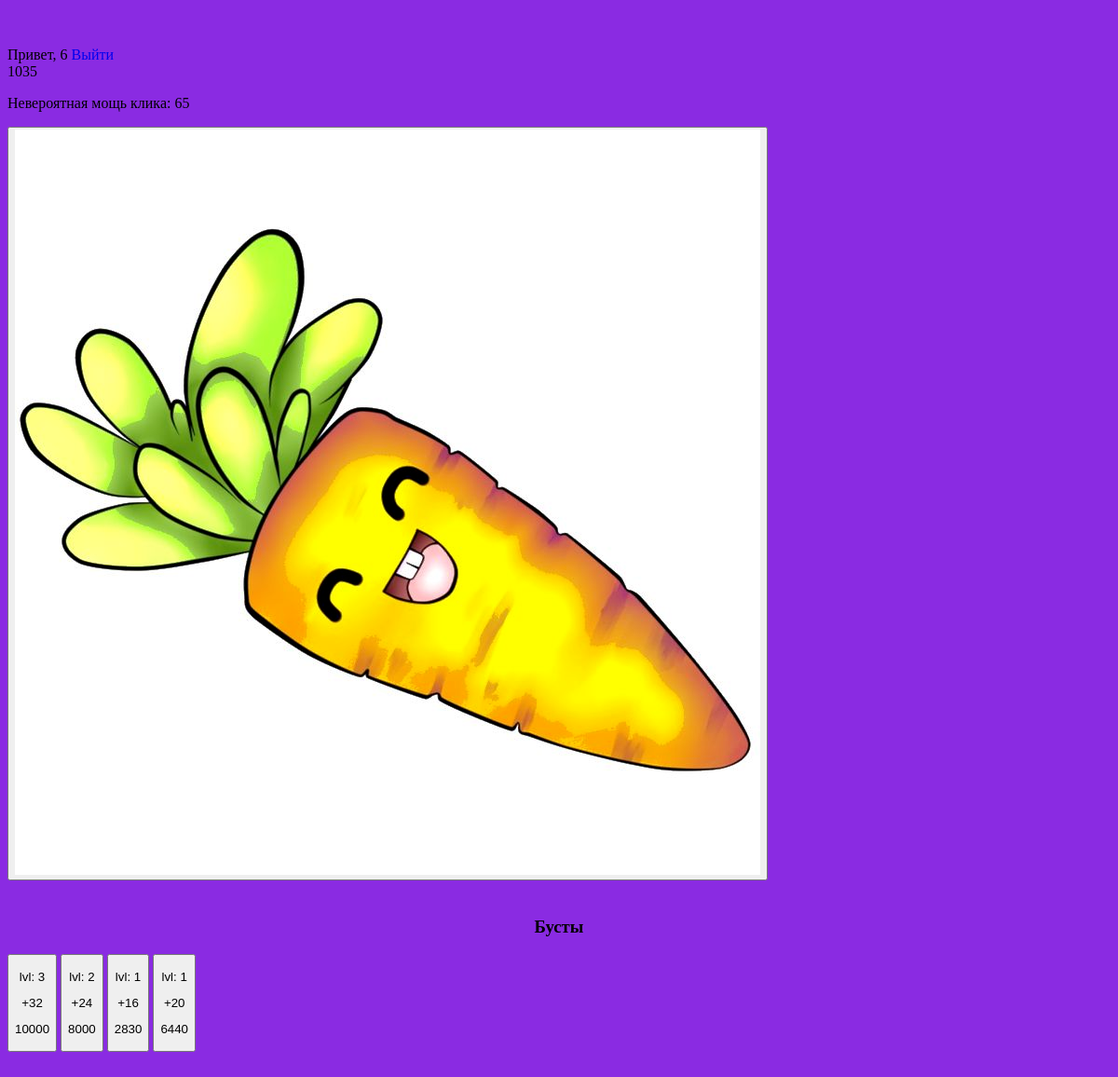
The page /app/ (signed in) on the database its author committed.
### backend/models.py (models this page shows, shortened)
class Core(models.Model):
    user = models.OneToOneField(User, null=False, on_delete=models.CASCADE)
    coins = models.IntegerField(default=0)
    click_power = models.IntegerField(default=1)
    level = models.IntegerField(default=1)

class Boost(models.Model):
    core = models.ForeignKey(Core, null=False, on_delete=models.CASCADE)
    lvl = models.IntegerField(default=0)
    price = models.IntegerField(default=10)
    power = models.IntegerField(default=1)

### myapp/views.py (the view)
# urls.py: path('', index, name='index'),
def index(request):
    coreModel = apps.get_model('backend', 'Core')
    boostsModel = apps.get_model('backend', 'Boost')
    core = get_object_or_404(coreModel, user=request.user)
    boosts = boostsModel.objects.filter(core=core)
    return render(request, 'index.html',
                  {'core': core,
                   'boosts': boosts,
                   })

### frontend/templates/index.html (shortened to what this page needs)
{% load static %}
<!DOCTYPE html>
<html lang="ru">
  <head>
      <link rel="stylesheet" href="{% static 'frontend/css/style.css' %}">
  </head>
  <body>
    <main class="app">
        <nav class="nav">
            Привет, {{user.username}}
            <a href="{% url 'logout' %}">Выйти</a>
        </nav>
        <div class="container">
            <div id='coins'>{{core.coins}}</div>
            <p>
                Невероятная мощь клика: <span id="click_power">{{ core.click_power }}</span>
            </p>
        </div>
        <div id="gamearea">
            <button id="morkovka" onclick="call_click()">
                    <img src="../static/frontend/photos/morkov.png" alt="morkovka">
            </button>
        </div>
        <aside class="boosts" id="boosts">
            <h3>Бусты</h3>
            <div class="boosts-holder" id="boosts-holder">
                {% for boost in boosts %}
                    <button class="boost" id="boost_{{boost.id}}" onclick="buy_boost({{boost.id}})">
                        <p>lvl: <span id="boost_level">{{boost.lvl}}</span></p>
                        <p>+<span id="boost_power">{{boost.power}}</span></p>
                        <p><span id="boost_price">{{boost.price}}</span></p>
                    </button>
                {% endfor %}
            </div>
        </aside>
    </main>
  </body>
</html>

### frontend/static/frontend/css/style.css (style rules this page uses)
body { background-color: blueviolet; }
.app .nav a { text-decoration: none; }
h3 { text-align: center; vertical-align: middle; padding-top: 20px; }
main { margin-top: 50px; margin-bottom: 50px; }

### rows shown on the page
Core: coins "1035", click_power "65"
Boost: lvl "3", power "32", price "10000"
Boost: lvl "2", power "24", price "8000"
Boost: lvl "1", power "16", price "2830"
Boost: lvl "1", power "20", price "6440"

### other values the page prints
{{ user.username }} "6"
